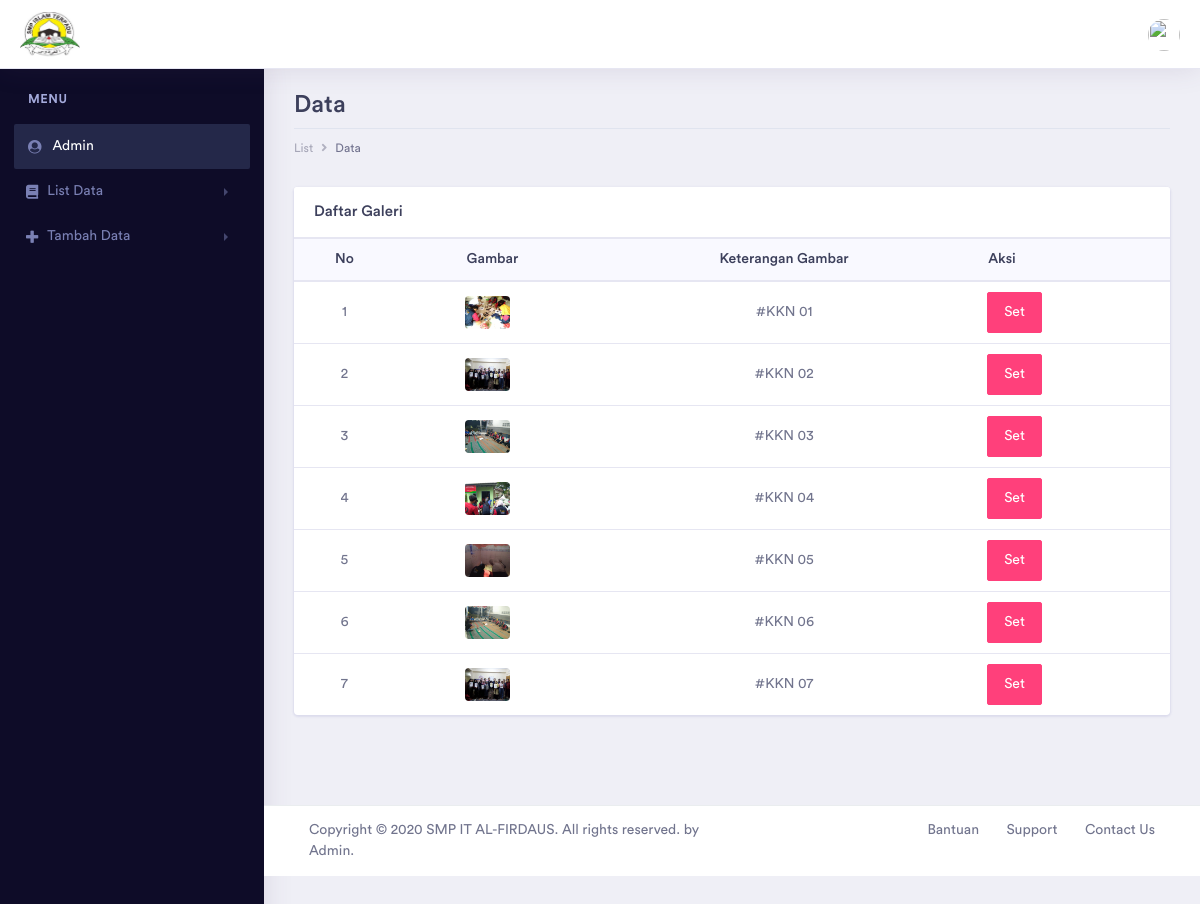
Page /admin/pages/list-galeri.php on the committed database.
### tables this page shows
CREATE TABLE `galeri` (
  `id_galeri` int(11) NOT NULL,
  `photo_galeri` text,
  `kegiatan_galeri` text
);

### admin/pages/list-galeri.php (the view, shortened to what this page needs)
<!doctype html>
<html lang="en">
<?php
include "../connection/config.php";
?>
<head>
    <link rel="stylesheet" href="../assets/vendor/bootstrap/css/bootstrap.min.css">
    <link href="../assets/vendor/fonts/circular-std/style.css" rel="stylesheet">
    <link rel="stylesheet" href="../assets/libs/css/style.css">
    <link rel="stylesheet" href="../assets/vendor/fonts/fontawesome/css/fontawesome-all.css">
    <link rel="stylesheet" href="../assets/vendor/charts/chartist-bundle/chartist.css">
    <link rel="stylesheet" href="../assets/vendor/charts/morris-bundle/morris.css">
    <link rel="stylesheet" href="../assets/vendor/fonts/material-design-iconic-font/css/materialdesignicons.min.css">
    <link rel="stylesheet" href="../assets/vendor/charts/c3charts/c3.css">
    <link rel="stylesheet" href="../assets/vendor/fonts/flag-icon-css/flag-icon.min.css">
</head>
<body>
<div class="dashboard-main-wrapper">
    <div class="dashboard-header">
        <?php include "../component/navigation-notive-profile.php" ?>
    </div>
    <div class="nav-left-sidebar sidebar-dark">
        <div class="menu-list">
            <nav class="navbar navbar-expand-lg navbar-light">
                <div class="collapse navbar-collapse" id="navbarNav">
                    <?php include "../component/navigation-pages.php" ?>
                </div>
            </nav>
        </div>
    </div>
    <div class="dashboard-wrapper">
        <div class="dashboard-ecommerce">
            <div class="container-fluid dashboard-content ">
                <?php include "../component/pageheader.php" ?>
                <div class="ecommerce-widget">
                    <div class="row">
                        <div class="col-xl-12 col-lg-12 col-md-6 col-sm-12 col-12">
                            <div class="card">
                                <h5 class="card-header">Daftar Galeri </h5>
                                <div class="card-body p-0">
                                    <div class="table-responsive">
                                        <table class="table">
                                            <thead class="bg-light">
                                            <tr class="border-0">
                                                <th class="text-center">No</th>
                                                <th class="text-center">Gambar</th>
                                                <th class="text-center">Keterangan Gambar</th>
                                                <th> Aksi</th>
                                            </tr>
                                            </thead>
                                            <tbody>
                                            <?php
                                            $no = 1;
                                            $query = mysqli_query($conn, "SELECT * FROM galeri");
                                            $cek = mysqli_num_rows($query);
                                            if ($cek > 0) {
                                                while ($data = mysqli_fetch_array($query)) { ?>
                                                    <tr>
                                                        <td class="text-center"><?php echo $no++ ?></td>
                                                        <td class="text-center">
                                                            <div class="m-r-10">
                                                                <?php
                                                                if($data['photo_galeri'] == '') {
                                                                    ?>
                                                                    <img src="upload/gambar-galeri/34-s.jpg"
                                                                         alt="user" class="rounded" width="45">
                                                                    <?php
                                                                }else {
                                                                    ?>
                                                                    <img src="upload/gambar-galeri/<?php echo $data['photo_galeri']?>"
                                                                         alt="user" class="rounded" width="45">
                                                                    <?php
                                                                }
                                                                ?>
                                                            </div>
                                                        </td>
                                                        <td class="text-center"><?php echo $data['kegiatan_galeri'] ?></td>
                                                        <td class="text-center">
                                                            <div class="input-group-append be-addon">
                                                                <button type="button" data-toggle="dropdown"
                                                                        class="btn btn-secondary">Set
                                                                </button>
                                                            </div>
                                                        </td>
                                                    </tr>
                                                    <?php
                                                }
                                            } else {
                                                ?>
                                                <tr>
                                                    <td colspan="8" class="text-center">Data Kosong</td>
                                                </tr>
                                                <?php
                                            }
                                            ?>
                                            </tbody>
                                        </table>
                                    </div>
                                </div>
                            </div>
                        </div>
                    </div>
                </div>
            </div>
        </div>
        <?php include "../component/footer.php" ?>
    </div>
</div>
</body>
</html>

### rows in the picture
galeri: photo_galeri (picture), kegiatan_galeri "#KKN 01"
galeri: photo_galeri (picture), kegiatan_galeri "#KKN 02"
galeri: photo_galeri (picture), kegiatan_galeri "#KKN 03"
galeri: photo_galeri (picture), kegiatan_galeri "#KKN 04"
galeri: photo_galeri (picture), kegiatan_galeri "#KKN 05"
galeri: photo_galeri (picture), kegiatan_galeri "#KKN 06"
galeri: photo_galeri (picture), kegiatan_galeri "#KKN 07"

### other values in the picture
$status_login "Admin"
